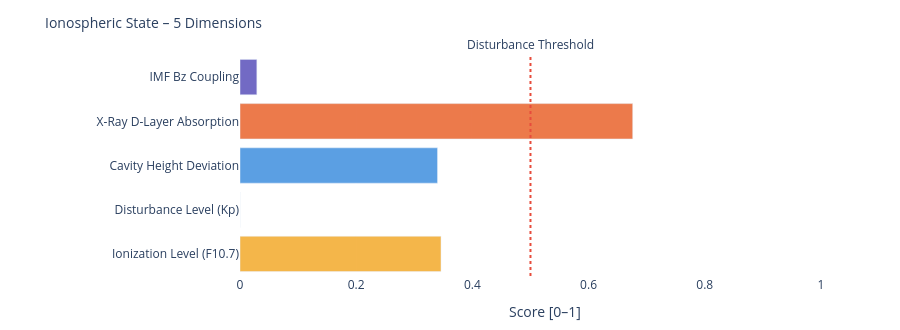

The notebook cell this image was saved under:
### Markdown cell above
---
### 📐 Systemic Insight: Geometric Cavity vs. Real Schumann Resonance

**Relevant for:** Layer 6 = delta analysis &nbsp;|&nbsp; Layer 7 = feature vector / system interpretation

A cavity height change from 80 km to 70 km shifts the **idealized geometric frequencies** only minimally:

| Modus | Aktuell | Referenz | Δ |
|-------|---------|----------|---|
| SR-1 | 10.4762 Hz | 10.4599 Hz | +16 mHz |
| SR-2 | 18.1452 Hz | 18.1171 Hz | +28 mHz |
| SR-3 | 25.6612 Hz | 25.6215 Hz | +40 mHz |
| SR-4 | 33.1285 Hz | 33.0772 Hz | +51 mHz |

The geometric effect is limited because 10 km is very small compared to Earth's radius (~6371 km).

**Consequence:** Real Schumann deviations are likely driven more strongly by **conductivity, damping, day/night structure, lightning distribution and source geometry** than by pure cavity height.

---

**Layer 6 compares:**
```
geometric Δ from Layer 4  vs.  observed Δ from real Schumann measurement data
```

**Layer 7 Feature:**
```
If real Δ >> geometric Δ  →  non-geometric factors dominant
```

### Code cell
# ============================================================
# IONOSPHERIC STATE – Summary gauge
# Five dimensions: ionization, disturbance, cavity height, X-Ray, Bz coupling
# ============================================================

def norm(v, lo, hi):
    if v is None: return None
    return round(max(0.0, min(1.0, (v - lo) / (hi - lo))), 3)

# Ionization level (F10.7 → F2-Layer)
ioniz = norm(f107_val, 60, 250)

# Disturbance level (Kp → E/F-Layer irregularities)
disturb = norm(kp_val, 0, 9)

# Cavity height deviation from reference (80 km)
h_dev = norm(abs(h_eff - 80), 0, 20)

# X-Ray ionization (D-Layer absorption)
xray_ioniz = None
if xray_now is not None:
    xray_ioniz = norm(math.log10(max(xray_now, 1e-9)) + 9, 0, 5)

# Bz coupling (southward Bz → stronger magnetosphere-ionosphere coupling)
bz_coupling = norm(-(bz_now or 0), -5, 30) if bz_now is not None else None

dims = [
    ('Ionization Level (F10.7)',    ioniz,      '#F2A623'),
    ('Disturbance Level (Kp)',      disturb,    '#7F77DD'),
    ('Cavity Height Deviation',     h_dev,      '#378ADD'),
    ('X-Ray D-Layer Absorption',    xray_ioniz, '#E85D24'),
    ('IMF Bz Coupling',             bz_coupling,'#534AB7'),
]

fig = go.Figure()
for name, val, col in dims:
    if val is not None:
        h = int(val * 20)
        bar = '█' * h + '░' * (20 - h)
        label = f'{name}:  {bar}  {val:.3f}'
    else:
        label = f'{name}:  {"─" * 20}  n/a'
    fig.add_trace(go.Bar(
        x=[val if val is not None else 0],
        y=[name],
        orientation='h',
        marker_color=col, opacity=0.82,
        showlegend=False
    ))

fig.add_vline(x=0.5, line_dash='dot', line_color='#e74c3c',
              annotation_text='Disturbance Threshold', annotation_position='top')
fig.update_layout(
    title=dict(text='Ionospheric State – 5 Dimensions', font=dict(size=14)),
    xaxis=dict(title='Score [0–1]', range=[0, 1.05]),
    height=330, plot_bgcolor='rgba(0,0,0,0)', paper_bgcolor='rgba(0,0,0,0)',
    margin=dict(l=240, r=50, t=55, b=40)
)
fig.show()

print(f'\nIonospheric state:')
for name, val, _ in dims:
    print(f'  {name:<35} {val:.3f}' if val is not None else f'  {name:<35} n/a')

### Figure 1 — Plotly figure (JSON) as saved in the notebook; plotly's stock layout.template omitted (floating-point values rounded to 4 significant figures)
{"data": [{"marker": {"color": "#F2A623"}, "opacity": 0.82, "orientation": "h", "showlegend": false, "type": "bar", "x": [0.346], "y": ["Ionization Level (F10.7)"]}, {"marker": {"color": "#7F77DD"}, "opacity": 0.82, "orientation": "h", "showlegend": false, "type": "bar", "x": [0.0], "y": ["Disturbance Level (Kp)"]}, {"marker": {"color": "#378ADD"}, "opacity": 0.82, "orientation": "h", "showlegend": false, "type": "bar", "x": [0.34], "y": ["Cavity Height Deviation"]}, {"marker": {"color": "#E85D24"}, "opacity": 0.82, "orientation": "h", "showlegend": false, "type": "bar", "x": [0.676], "y": ["X-Ray D-Layer Absorption"]}, {"marker": {"color": "#534AB7"}, "opacity": 0.82, "orientation": "h", "showlegend": false, "type": "bar", "x": [0.029], "y": ["IMF Bz Coupling"]}], "layout": {"annotations": [{"showarrow": false, "text": "Disturbance Threshold", "x": 0.5, "xanchor": "center", "xref": "x", "y": 1, "yanchor": "bottom", "yref": "y domain"}], "height": 330, "margin": {"b": 40, "l": 240, "r": 50, "t": 55}, "paper_bgcolor": "rgba(0,0,0,0)", "plot_bgcolor": "rgba(0,0,0,0)", "shapes": [{"line": {"color": "#e74c3c", "dash": "dot"}, "type": "line", "x0": 0.5, "x1": 0.5, "xref": "x", "y0": 0, "y1": 1, "yref": "y domain"}], "title": {"font": {"size": 14}, "text": "Ionospheric State – 5 Dimensions"}, "xaxis": {"range": [0, 1.05], "title": {"text": "Score [0–1]"}}}}
